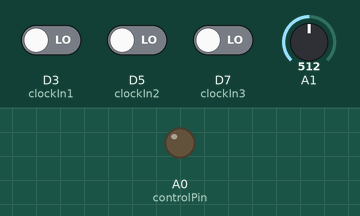
This sketch was run on a simulated Arduino Zero (SAMD21). On the bench: output pins drawn as LEDs (lit = HIGH). Inputs (shaded band) come from the test bench; at power-on: D3 (clockIn1) LOW, D5 (clockIn2) LOW, D7 (clockIn3) LOW, A1 = 512. Storage starts empty.

Above: at 0.05 s.
Timing chart, 0 to 13.0 s (numbered marks = the images above):
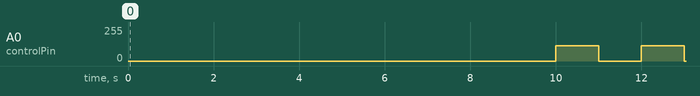

The sketch:

A0DAQ_3DialGaugeLogging_Thermistor_FUNCTIONAL.ino
```cpp
#include <SD.h>

// Pin Declarations for Device 1
int dataIn1 = 2; //G35
int clockIn1 = 3; //G32

// Pin Declarations for Device 2
int dataIn2 = 4; //G23
int clockIn2 = 5; //G25

// Pin Declarations for Device 3
int dataIn3 = 6;
int clockIn3 = 7;

// Variables for Device 1
int clock1 = 1;
int lastClock1 = 1;

long data1 = 0;
unsigned long newSample1 = 0;
unsigned long oldSample1 = 0;
int bit1 = 0;
int bits1 = 0;
long latest1 = 0;

// Variables for Device 2
int clock2 = 1;
int lastClock2 = 1;
long data2 = 0;
unsigned long newSample2 = 0;
unsigned long oldSample2 = 0;
int bit2 = 0;
int bits2 = 0;
long latest2 = 0;

// Variables for Device 3
int clock3 = 1;
int lastClock3 = 1;
long data3 = 0;
unsigned long newSample3 = 0;
unsigned long oldSample3 = 0;
int bit3 = 0;
int bits3 = 0;
long latest3 = 0;

unsigned long lastWriteTime = 0;
float voltage = 0.0;

// Control Pin Variables
int controlPin = A0;        // Use analog pin A0 for DAC output
int dacValue_1_5V = 465;    // Calculated value for 1.5V output

void setup()
{
  // Pin Set Up for Device 1
  pinMode(dataIn1, INPUT);
  pinMode(clockIn1, INPUT);

  // Pin Set Up for Device 2
  pinMode(dataIn2, INPUT);
  pinMode(clockIn2, INPUT);

  // Pin Set Up for Device 3
  pinMode(dataIn3, INPUT);
  pinMode(clockIn3, INPUT);

  // Set up control pin for DAC output
  analogWriteResolution(10); // 10-bit DAC
  analogWrite(controlPin, 0); // Initialize at 0V

  Serial.begin(115200);

  // SD card initialization
  if (!SD.begin()) {
    Serial.println("SD card initialization failed!");
    while (1); // halt execution
  }

  // Create a new file
  SD.remove("datalog.csv"); // Remove existing file if any
  File dataFile = SD.open("datalog.csv", FILE_WRITE);
  if (dataFile) {
    dataFile.println("Time(ms),Device1,Device2,Device3,Voltage"); // Write CSV header
    dataFile.close();
  } else {
    Serial.println("Error opening datalog.csv");
    while (1); // halt execution
  }
}

void loop()
{
  // Processing Device 1
  lastClock1 = clock1;
  clock1 = digitalRead(clockIn1);

  if (lastClock1 == 0 && clock1 == 1)
  {
    oldSample1 = newSample1;
    newSample1 = micros();

    if ((newSample1 - oldSample1) > 40000)
    {
      latest1 = data1;
      //Serial.print("Device 1: ");
      //Serial.print(latest1);
      //Serial.println(",");
      data1 = 0;
      bits1 = 0;
    }
    bits1++;
    data1 += (digitalRead(dataIn1) && digitalRead(dataIn1)) << (bits1 - 1);
  }

  // Processing Device 2
  lastClock2 = clock2;
  clock2 = digitalRead(clockIn2);

  if (lastClock2 == 0 && clock2 == 1)
  {
    oldSample2 = newSample2;
    newSample2 = micros();

    if ((newSample2 - oldSample2) > 40000)
    {
      latest2 = data2;
      //Serial.print("Device 2: ");
      //Serial.print(latest2);
      //Serial.println(",");
      data2 = 0;
      bits2 = 0;
    }
    bits2++;
    data2 += (digitalRead(dataIn2) && digitalRead(dataIn2)) << (bits2 - 1);
  }

  // Processing Device 3
  lastClock3 = clock3;
  clock3 = digitalRead(clockIn3);

  if (lastClock3 == 0 && clock3 == 1)
  {
    oldSample3 = newSample3;
    newSample3 = micros();

    if ((newSample3 - oldSample3) > 40000)
    {
      latest3 = data3;
      //Serial.print("Device 3: ");
      //Serial.print(latest3);
      //Serial.println(",");

      data3 = 0;
      bits3 = 0;
    }
    bits3++;
    data3 += (digitalRead(dataIn3) && digitalRead(dataIn3)) << (bits3 - 1);
  }

  // Read voltage from pin A1
  int sensorValue = analogRead(A1);   // Read the input on analog pin A1
  voltage = sensorValue * (3.3 / 1023.0);  // Convert the analog reading to voltage (assuming 3.3V reference)

  //Serial.print("Voltage: ");
  //Serial.println(voltage);  // Print the voltage to Serial Monitor

  // Write to SD card once every 20 seconds
  if (millis() - lastWriteTime >= 20000) {  // Changed from 1000 to 20000 milliseconds
    lastWriteTime = millis();

    // Open the file
    File dataFile = SD.open("datalog.csv", FILE_WRITE);
    if (dataFile) {
      // Write data to file
      dataFile.print(millis());
      dataFile.print(",");
      dataFile.print(latest1);
      dataFile.print(",");
      dataFile.print(latest2);
      dataFile.print(",");
      dataFile.print(latest3);
      dataFile.print(",");
      dataFile.println(voltage);  // Write voltage to SD card

      dataFile.close();
    } else {
      Serial.println("Error opening datalog.csv");
    }

    // Reset all variables to their initial state
    resetVariables();
  }

  // Toggle control pin (A0) to 1.5V, 0V, 1.5V, 0V once every 10 seconds
  static unsigned long lastToggleTime = 0;
  if (millis() - lastToggleTime >= 10000) {
    lastToggleTime = millis();

    // Sequence: 1.5V, 0V, 1.5V, 0V with 1-second delays
    analogWrite(controlPin, dacValue_1_5V); // Set to 1.5V
    delay(1000); // Wait 1 second
    analogWrite(controlPin, 0); // Set to 0V
    delay(1000); // Wait 1 second
    analogWrite(controlPin, dacValue_1_5V); // Set to 1.5V
    delay(1000); // Wait 1 second
    analogWrite(controlPin, 0); // Set to 0V
  }
}

void resetVariables() {
  // Variables for Device 1
  data1 = 0;
  bits1 = 0;
  latest1 = 0;

  // Variables for Device 2
  data2 = 0;
  bits2 = 0;
  latest2 = 0;

  // Variables for Device 3
  data3 = 0;
  bits3 = 0;
  latest3 = 0;
}
```

Measured:
- by itself, A0 (controlPin): repeats every 10.0 s: 0/255 1.0 s, 115/255 1.0 s, 0/255 7.0 s, 115/255 1.0 s
